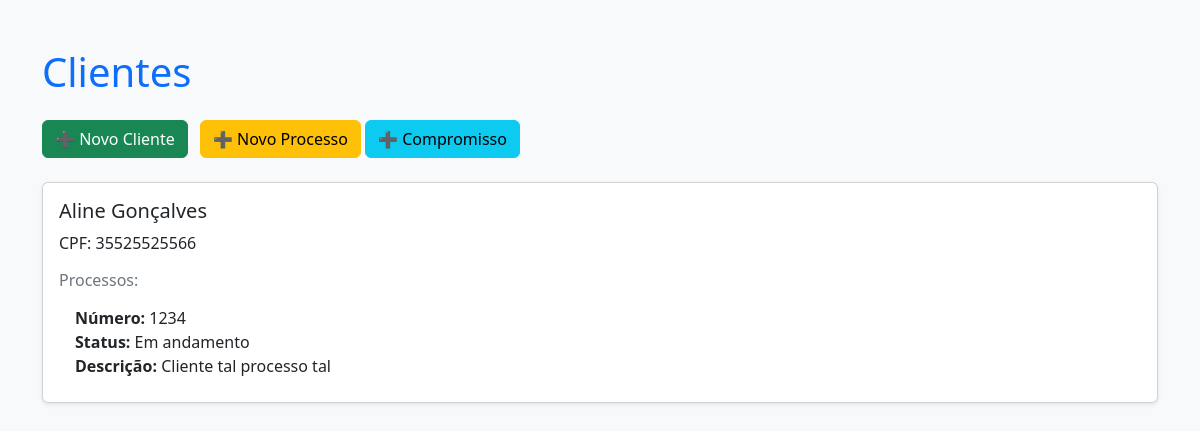
Before: / with the older database file.
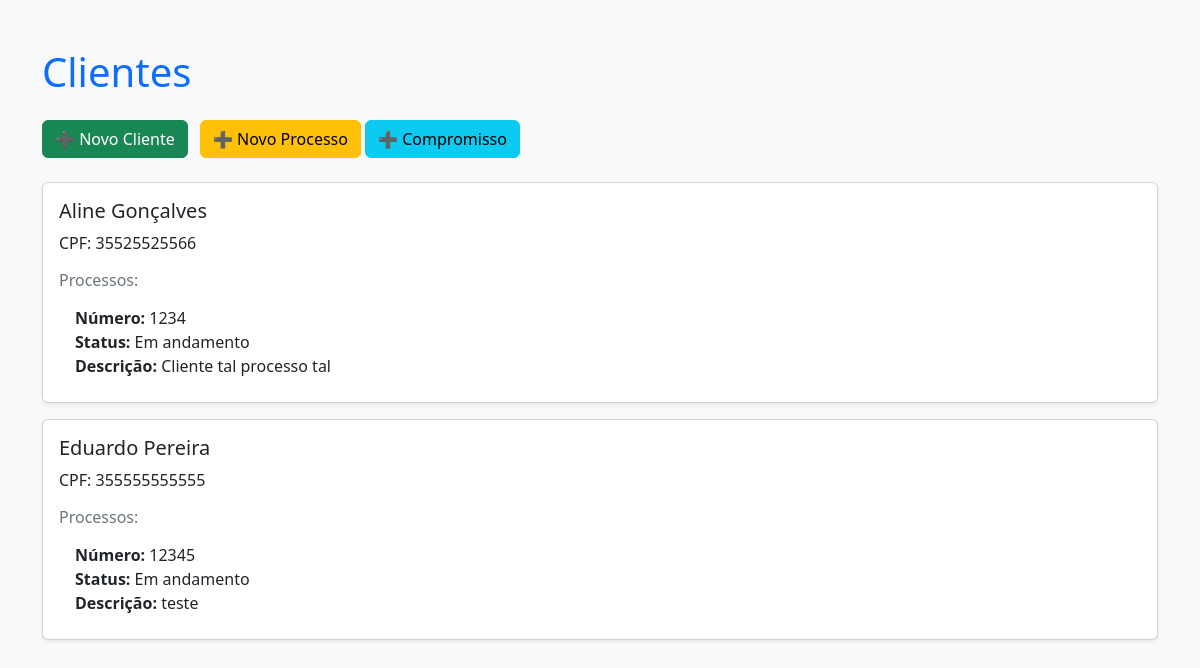
After: the same page with the newer database file.
### clientes/models.py (models this page shows, shortened)
class Cliente(models.Model):
    nome = models.CharField(max_length=100)
    cpf = models.CharField(max_length=14)
    telefone = models.CharField(max_length=20)
    email = models.EmailField()
    endereco = models.CharField(max_length=200, blank=True)

### processos/models.py (models this page shows, shortened)
class Processo(models.Model):
    cliente = models.ForeignKey(Cliente, on_delete=models.CASCADE)
    numero = models.CharField(max_length=20)
    vara = models.CharField(max_length=100)
    descricao = models.TextField()
    status = models.CharField(max_length=20)
    data_abertura = models.DateField()

### clientes/views.py (the view)
# urls.py: path('', views.listar_clientes, name='lista_clientes'),
def listar_clientes(request):
    clientes = Cliente.objects.all()
    return render(request, 'clientes/lista_clientes.html', {'clientes': clientes})

### clientes/templates/clientes/lista_clientes.html (shortened to what this page needs)
<!DOCTYPE html>
<html lang="pt-br">
<head>
    <link href="https://cdn.jsdelivr.net/npm/bootstrap@5.3.3/dist/css/bootstrap.min.css" rel="stylesheet">
</head>
<body class="bg-light">
    <div class="container py-5">
        <h1 class="mb-4 text-primary">Clientes</h1>
        <a href="{% url 'cadastrar_cliente' %}" class="btn btn-success mb-4">➕ Novo Cliente</a>
        <a href="{% url 'cadastrar_processo' %}" class="btn btn-warning mb-4 ms-2">➕ Novo Processo</a>
        <a href="{% url 'cadastrar_compromisso' %}" class="btn btn-info mb-4">➕ Compromisso</a>
        {% for cliente in clientes %}
            <div class="card mb-3 shadow-sm">
                <div class="card-body">
                    <h5 class="card-title">{{ cliente.nome }}</h5>
                    <p class="card-text">CPF: {{ cliente.cpf }}</p>
                    {% if cliente.processo_set.all %}
                        <h6 class="text-secondary">Processos:</h6>
                        <ul class="list-group list-group-flush">
                            {% for processo in cliente.processo_set.all %}
                                <li class="list-group-item">
                                    <strong>Número:</strong> {{ processo.numero }}<br>
                                    <strong>Status:</strong> {{ processo.status }}<br>
                                    <strong>Descrição:</strong> {{ processo.descricao }}
                                </li>
                            {% endfor %}
                        </ul>
                    {% else %}
                        <p class="text-muted">Nenhum processo cadastrado.</p>
                    {% endif %}
                </div>
            </div>
        {% endfor %}
    </div>
</body>
</html>

Changed rows visible on the page:
added Cliente: nome "Eduardo Pereira", cpf "355555555555"
added Processo: numero "12345", status "Em andamento", descricao "teste", shown under "Eduardo Pereira"
